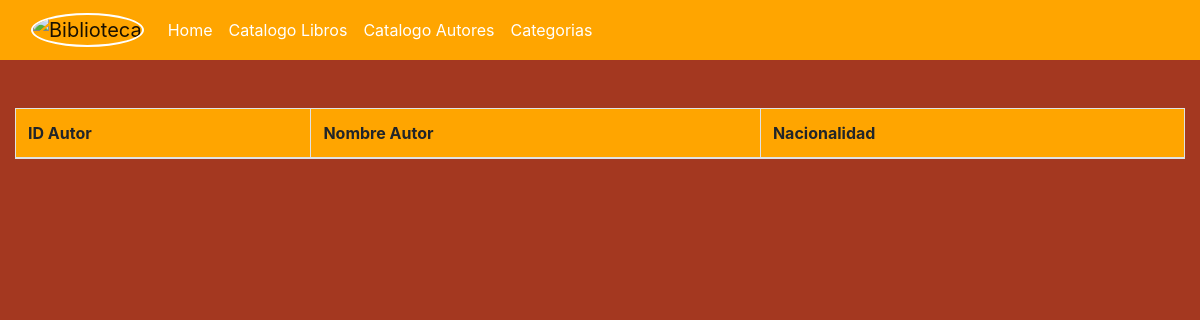
The app's page /catalogoAutores, older data.
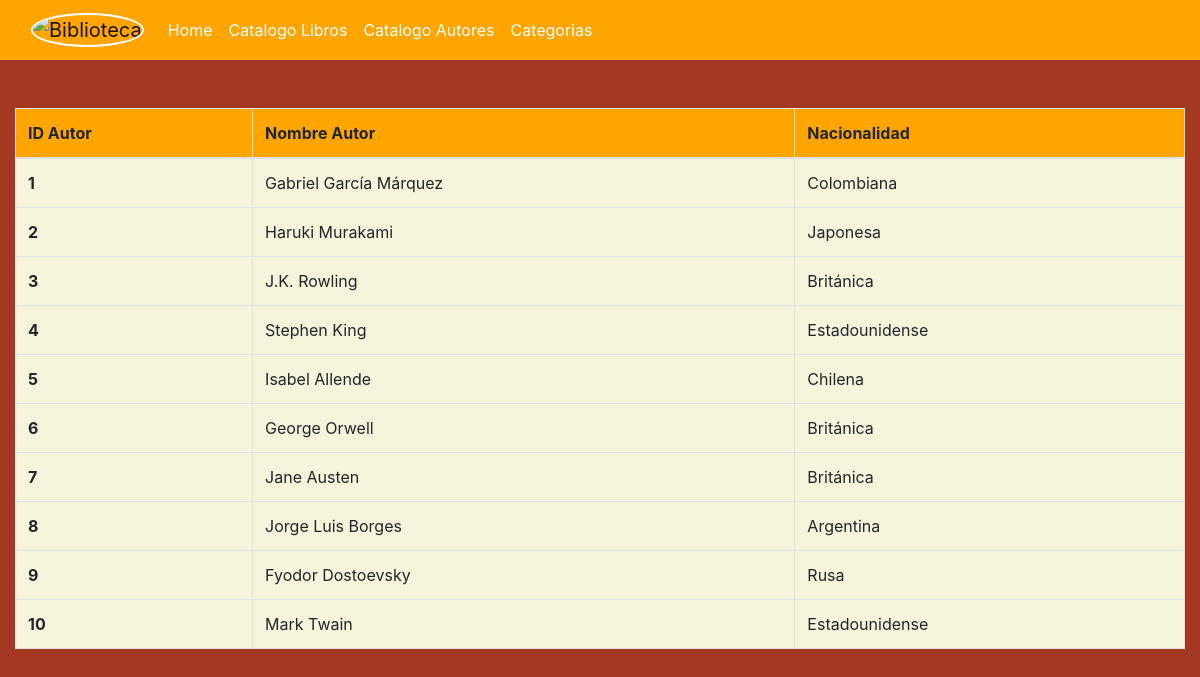
The same page, newer data.
### catalogos/models.py (models this page shows, shortened)
class NavItem(models.Model):
    id_navbar = models.AutoField(db_column="idNavbar", primary_key=True)
    titulo = models.CharField(max_length=100)
    url = models.URLField()

class Autor(models.Model):
    id_autor = models.AutoField(db_column="idAutor",primary_key=True)
    nombre = models.CharField(max_length=100)
    nacionalidad = models.CharField(max_length=50)

### catalogos/views.py (the view)
# urls.py: path('catalogoAutores', views.catalogoAutores, name="catalogoAutores"),
def catalogoAutores (request):
    Navbars = NavItem.objects.all()
    Autores = Autor.objects.all()
    context = {
        "Navbars": Navbars,
        "Autores": Autores
    }
    return render(request,'catalogos/catalogoAutores.html',context)

### catalogos/templates/catalogos/catalogoAutores.html (shortened to what this page needs)
<!DOCTYPE html>
<html lang="en">
<head>
    <link rel="stylesheet" href="https://cdn.jsdelivr.net/npm/bootstrap@4.6.2/dist/css/bootstrap.min.css">
    <link href="https://unpkg.com/aos@2.3.1/dist/aos.css" rel="stylesheet">
    <link rel="stylesheet" href="sweetalert2.min.css">
</head>
<body style="background-color: #A43820">
    <nav class="navbar navbar-expand-lg navbar-light" style="background-color: orange">
        <div class="container-fluid">
          <a class="navbar-brand" href="/catalogos/home">
            <img src="https://st4.depositphotos.com/1842549/20889/i/450/depositphotos_208897764-stock-photo-library-icon.jpg" alt="Biblioteca" style="height: 60px; width: 60px; border-radius: 50%; border: 2px solid white;">
          </a>
          <div class="collapse navbar-collapse" id="navbarSupportedContent">
            <ul class="navbar-nav me-auto mb-2 mb-lg-0">
              {% for Navbar in Navbars %}
              <li class="nav-item">
                <a class="nav-link active" aria-current="page" href="{{Navbar.url}}" style="color: white;">{{Navbar.titulo}}</a>
              </li>
              {% endfor %}
            </ul>
          </div>
        </div>
      </nav>
      <div class="container-fluid my-5">
        <div class="row my-5">
          <div class="col lg-10">
            <table class="table table-bordered table" style="background-color: beige" data-aos="fade-down-left" data-aos-duration="3000">
              <thead>
                <tr style="background-color: orange">
                  <th scope="col">ID Autor</th>
                  <th scope="col">Nombre Autor</th>
                  <th scope="col">Nacionalidad</th>
                </tr>
              </thead>
              <tbody>
                {% for Autor in Autores %}
                <tr>
                  <th scope="row">{{Autor.id_autor}}</th>
                  <td>{{Autor.nombre}}</td>
                  <td>{{Autor.nacionalidad}}</td>
                </tr>
                {% endfor %}
              </tbody>
            </table>
          </div>
        </div>
      </div>
</body>
</html>

Row changes from the older to the newer data that the page shows:
added Autor: id_autor "1", nombre "Gabriel García Márquez", nacionalidad "Colombiana"
added Autor: id_autor "2", nombre "Haruki Murakami", nacionalidad "Japonesa"
added Autor: id_autor "3", nombre "J.K. Rowling", nacionalidad "Británica"
added Autor: id_autor "4", nombre "Stephen King", nacionalidad "Estadounidense"
added Autor: id_autor "5", nombre "Isabel Allende", nacionalidad "Chilena"
added Autor: id_autor "6", nombre "George Orwell", nacionalidad "Británica"
added Autor: id_autor "7", nombre "Jane Austen", nacionalidad "Británica"
added Autor: id_autor "8", nombre "Jorge Luis Borges", nacionalidad "Argentina"
added Autor: id_autor "9", nombre "Fyodor Dostoevsky", nacionalidad "Rusa"
added Autor: id_autor "10", nombre "Mark Twain", nacionalidad "Estadounidense"
